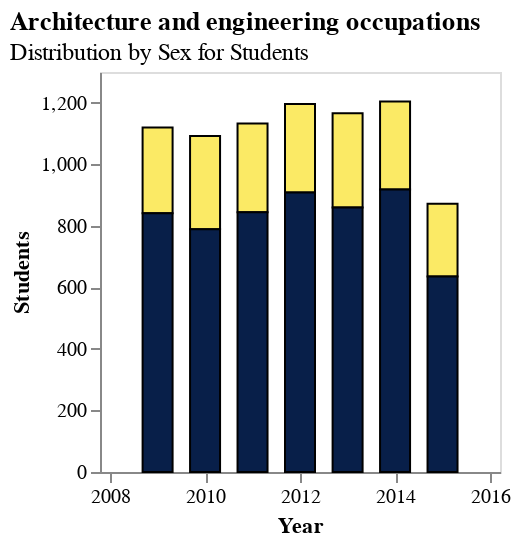

The notebook cell saved with this chart:
### Code cell
TimeSeriesBar(student_melted, 'Architecture and engineering occupations', "Students")

### Figure 1 — Vega-Lite specification as saved in the notebook (floating-point values rounded to 4 significant figures)
{"config": {"view": {"continuousWidth": 300, "continuousHeight": 300}}, "data": {"name": "data-0b366a3bfb525ce5a016d9f8f88b3ca5"}, "mark": {"type": "bar", "size": 15, "stroke": "black", "strokeWidth": 1}, "encoding": {"color": {"field": "SEX", "legend": null, "scale": {"range": ["#FBEA65", "#081F49"]}, "type": "nominal"}, "x": {"axis": {"grid": false, "title": "Year"}, "field": "year", "scale": {"domain": ["2008-01-01T00:00:00", "2016-01-01T00:00:00"]}, "type": "temporal"}, "y": {"axis": {"grid": false, "title": "Students"}, "field": "count", "stack": true, "type": "quantitative"}}, "height": 200, "title": {"text": "Architecture and engineering occupations", "subtitle": "Distribution by Sex for Students", "anchor": "start"}, "width": 200, "$schema": "https://vega.github.io/schema/vega-lite/v5.16.3.json", "datasets": {"data-0b366a3bfb525ce5a016d9f8f88b3ca5": [{"year": "2009-01-01T00:00:00", "OCCUPATION": "Architecture and engineering occupations", "SEX": "F", "count": 279}, {"year": "2010-01-01T00:00:00", "OCCUPATION": "Architecture and engineering occupations", "SEX": "F", "count": 303}, {"year": "2011-01-01T00:00:00", "OCCUPATION": "Architecture and engineering occupations", "SEX": "F", "count": 289}, {"year": "2012-01-01T00:00:00", "OCCUPATION": "Architecture and engineering occupations", "SEX": "F", "count": 288}, {"year": "2013-01-01T00:00:00", "OCCUPATION": "Architecture and engineering occupations", "SEX": "F", "count": 306}, {"year": "2014-01-01T00:00:00", "OCCUPATION": "Architecture and engineering occupations", "SEX": "F", "count": 286}, {"year": "2015-01-01T00:00:00", "OCCUPATION": "Architecture and engineering occupations", "SEX": "F", "count": 237}, {"year": "2009-01-01T00:00:00", "OCCUPATION": "Architecture and engineering occupations", "SEX": "M", "count": 841}, {"year": "2010-01-01T00:00:00", "OCCUPATION": "Architecture and engineering occupations", "SEX": "M", "count": 789}, {"year": "2011-01-01T00:00:00", "OCCUPATION": "Architecture and engineering occupations", "SEX": "M", "count": 844}, {"year": "2012-01-01T00:00:00", "OCCUPATION": "Architecture and engineering occupations", "SEX": "M", "count": 908}, {"year": "2013-01-01T00:00:00", "OCCUPATION": "Architecture and engineering occupations", "SEX": "M", "count": 860}, {"year": "2014-01-01T00:00:00", "OCCUPATION": "Architecture and engineering occupations", "SEX": "M", "count": 918}, {"year": "2015-01-01T00:00:00", "OCCUPATION": "Architecture and engineering occupations", "SEX": "M", "count": 635}]}}
